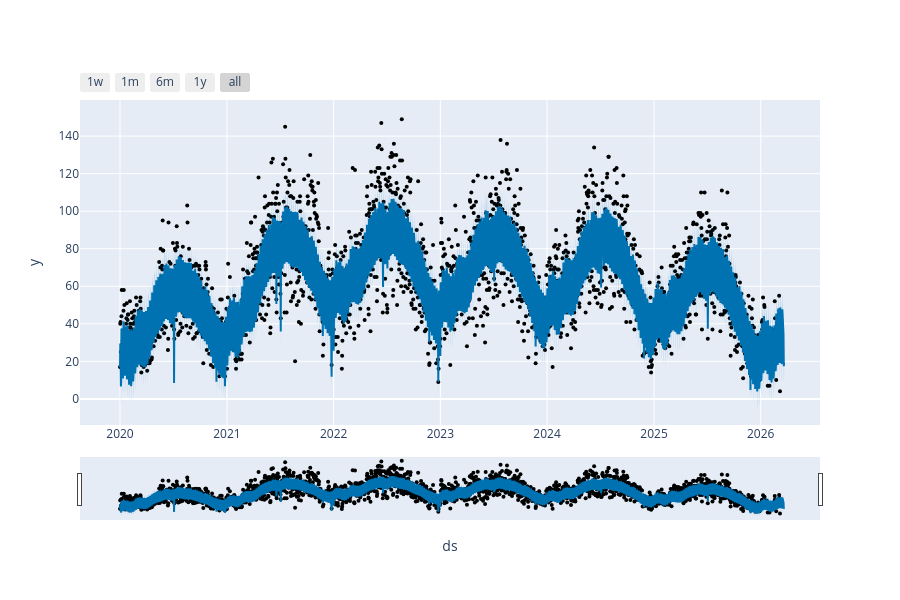
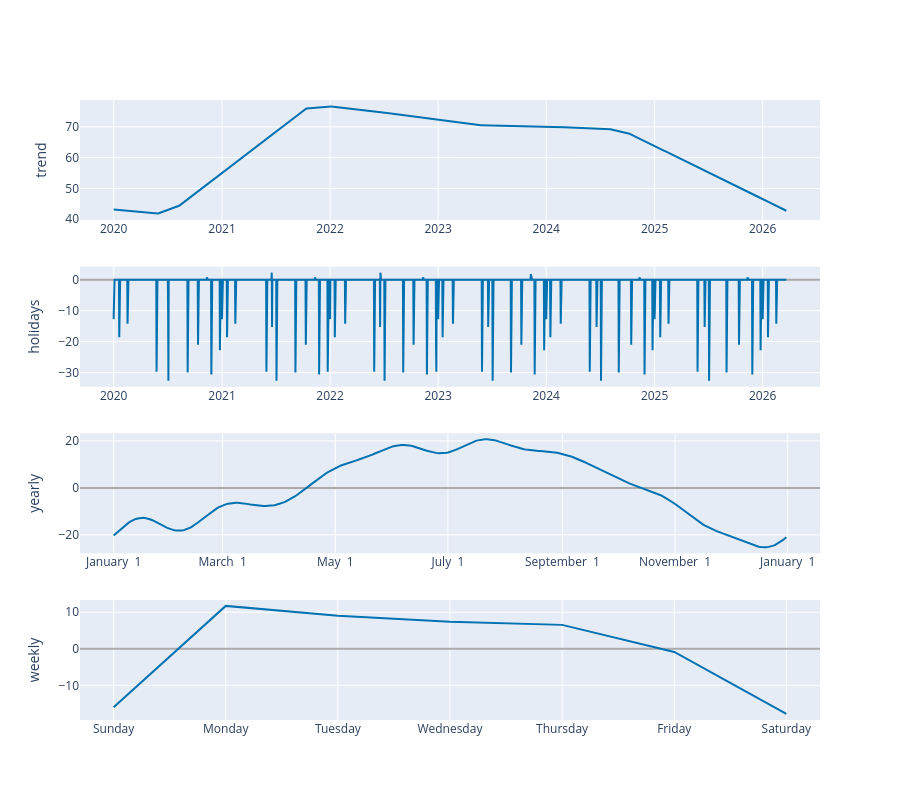

Notebook code for these charts, in order:
### Markdown cell above
## Plots

### Code cell
fig1 = plot_plotly(m, forecast)
fig1.show()

fig2 = plot_components_plotly(m, forecast)
fig2.show()

### Figure 1 — Plotly figure (JSON) as saved in the notebook; plotly's stock layout.template omitted (floating-point values rounded to 4 significant figures; data arrays with more than 128 entries replaced by an {"elided": "..."} marker saying what was removed)
{"data": [{"marker": {"color": "black", "size": 4}, "mode": "markers", "name": "Actual", "type": "scatter", "x": {"elided": "2259 str values"}, "y": {"elided": "2259 int values"}}, {"hoverinfo": "skip", "line": {"width": 0}, "mode": "lines", "type": "scatter", "x": {"elided": "2273 str values"}, "y": {"elided": "2273 float values"}}, {"fill": "tonexty", "fillcolor": "rgba(0, 114, 178, 0.2)", "line": {"color": "#0072B2", "width": 2}, "mode": "lines", "name": "Predicted", "type": "scatter", "x": {"elided": "2273 str values"}, "y": {"elided": "2273 float values"}}, {"fill": "tonexty", "fillcolor": "rgba(0, 114, 178, 0.2)", "hoverinfo": "skip", "line": {"width": 0}, "mode": "lines", "type": "scatter", "x": {"elided": "2273 str values"}, "y": {"elided": "2273 float values"}}], "layout": {"height": 600, "showlegend": false, "width": 900, "xaxis": {"rangeselector": {"buttons": [{"count": 7, "label": "1w", "step": "day", "stepmode": "backward"}, {"count": 1, "label": "1m", "step": "month", "stepmode": "backward"}, {"count": 6, "label": "6m", "step": "month", "stepmode": "backward"}, {"count": 1, "label": "1y", "step": "year", "stepmode": "backward"}, {"step": "all"}]}, "rangeslider": {"visible": true}, "title": {"text": "ds"}, "type": "date"}, "yaxis": {"title": {"text": "y"}}}}

### Figure 2 — Plotly figure (JSON) as saved in the notebook; plotly's stock layout.template omitted (floating-point values rounded to 4 significant figures; data arrays with more than 128 entries replaced by an {"elided": "..."} marker saying what was removed)
{"data": [{"line": {"color": "#0072B2", "width": 2}, "mode": "lines", "name": "trend", "type": "scatter", "x": {"elided": "2273 str values"}, "xaxis": "x", "y": {"elided": "2273 float values"}, "yaxis": "y"}, {"line": {"color": "#0072B2", "width": 2}, "mode": "lines", "name": "holidays", "text": {"elided": "2273 str values"}, "type": "scatter", "x": {"elided": "2273 str values"}, "xaxis": "x2", "y": {"elided": "2273 float values"}, "yaxis": "y2"}, {"line": {"color": "#0072B2", "width": 2}, "mode": "lines", "name": "yearly", "type": "scatter", "x": {"elided": "365 str values"}, "xaxis": "x3", "y": {"elided": "365 float values"}, "yaxis": "y3"}, {"line": {"color": "#0072B2", "width": 2}, "mode": "lines", "name": "weekly", "type": "scatter", "x": ["2017-01-01T00:00:00", "2017-01-02T00:00:00", "2017-01-03T00:00:00", "2017-01-04T00:00:00", "2017-01-05T00:00:00", "2017-01-06T00:00:00", "2017-01-07T00:00:00"], "xaxis": "x4", "y": [-16.01, 11.74, 9.046, 7.376, 6.545, -0.852, -17.84], "yaxis": "y4"}], "layout": {"height": 800, "showlegend": false, "width": 900, "xaxis": {"anchor": "y", "domain": [0, 1], "range": ["2019-09-09T09:36:00", "2026-07-13T14:24:00"], "type": "date"}, "xaxis2": {"anchor": "y2", "domain": [0, 1], "range": ["2019-09-09T09:36:00", "2026-07-13T14:24:00"], "type": "date"}, "xaxis3": {"anchor": "y3", "domain": [0, 1], "range": ["2016-12-13T18:54:02.958904", "2018-01-18T11:04:57.863013"], "tickformat": "%B %e", "type": "date"}, "xaxis4": {"anchor": "y4", "domain": [0, 1], "range": ["2016-12-31T16:48:00", "2017-01-07T07:12:00"], "tickformat": "%A", "type": "date"}, "yaxis": {"anchor": "x", "domain": [0.8063, 1], "rangemode": "normal", "title": {"text": "trend"}, "zerolinecolor": "#AAA"}, "yaxis2": {"anchor": "x2", "domain": [0.5375, 0.7312], "rangemode": "tozero", "title": {"text": "holidays"}, "zerolinecolor": "#AAA"}, "yaxis3": {"anchor": "x3", "domain": [0.2687, 0.4625], "title": {"text": "yearly"}, "zerolinecolor": "#AAA"}, "yaxis4": {"anchor": "x4", "domain": [0, 0.1938], "title": {"text": "weekly"}, "zerolinecolor": "#AAA"}}}
